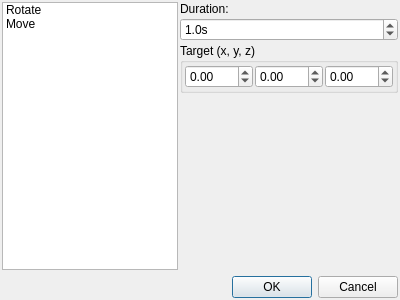
<?xml version="1.0" encoding="UTF-8"?>
<ui version="4.0">
 <class>Test_Ahrs</class>
 <widget class="QDialog" name="Test_Ahrs">
  <property name="geometry">
   <rect>
    <x>0</x>
    <y>0</y>
    <width>400</width>
    <height>300</height>
   </rect>
  </property>
  <property name="windowTitle">
   <string>Setup Test</string>
  </property>
  <property name="modal">
   <bool>true</bool>
  </property>
  <layout class="QVBoxLayout" name="verticalLayout">
   <property name="leftMargin">
    <number>2</number>
   </property>
   <property name="topMargin">
    <number>2</number>
   </property>
   <property name="rightMargin">
    <number>2</number>
   </property>
   <property name="bottomMargin">
    <number>2</number>
   </property>
   <item>
    <layout class="QHBoxLayout" name="horizontalLayout_2">
     <property name="spacing">
      <number>2</number>
     </property>
     <item>
      <widget class="QListWidget" name="test">
       <item>
        <property name="text">
         <string>Rotate</string>
        </property>
        <property name="icon">
         <iconset resource="res.qrc">
          <normaloff>:/icons/rotate.png</normaloff>:/icons/rotate.png</iconset>
        </property>
       </item>
       <item>
        <property name="text">
         <string>Move</string>
        </property>
        <property name="icon">
         <iconset resource="res.qrc">
          <normaloff>:/icons/move.png</normaloff>:/icons/move.png</iconset>
        </property>
       </item>
      </widget>
     </item>
     <item>
      <layout class="QVBoxLayout" name="verticalLayout_2">
       <property name="spacing">
        <number>2</number>
       </property>
       <property name="leftMargin">
        <number>0</number>
       </property>
       <property name="rightMargin">
        <number>0</number>
       </property>
       <item>
        <widget class="QLabel" name="label">
         <property name="text">
          <string>Duration:</string>
         </property>
        </widget>
       </item>
       <item>
        <widget class="QDoubleSpinBox" name="duration">
         <property name="suffix">
          <string>s</string>
         </property>
         <property name="decimals">
          <number>1</number>
         </property>
         <property name="value">
          <double>1.000000000000000</double>
         </property>
        </widget>
       </item>
       <item>
        <layout class="QHBoxLayout" name="horizontalLayout_4">
         <property name="spacing">
          <number>2</number>
         </property>
         <property name="leftMargin">
          <number>0</number>
         </property>
         <property name="rightMargin">
          <number>0</number>
         </property>
         <item>
          <widget class="QGroupBox" name="groupBox">
           <property name="title">
            <string>Target (x, y, z)</string>
           </property>
           <layout class="QHBoxLayout" name="horizontalLayout_5">
            <property name="spacing">
             <number>2</number>
            </property>
            <property name="leftMargin">
             <number>2</number>
            </property>
            <property name="topMargin">
             <number>2</number>
            </property>
            <property name="rightMargin">
             <number>2</number>
            </property>
            <property name="bottomMargin">
             <number>2</number>
            </property>
            <item>
             <widget class="QDoubleSpinBox" name="target_x">
              <property name="minimum">
               <double>-999.000000000000000</double>
              </property>
              <property name="maximum">
               <double>999.000000000000000</double>
              </property>
             </widget>
            </item>
            <item>
             <widget class="QDoubleSpinBox" name="target_y">
              <property name="minimum">
               <double>-999.000000000000000</double>
              </property>
              <property name="maximum">
               <double>999.000000000000000</double>
              </property>
             </widget>
            </item>
            <item>
             <widget class="QDoubleSpinBox" name="target_z">
              <property name="minimum">
               <double>-999.000000000000000</double>
              </property>
              <property name="maximum">
               <double>999.000000000000000</double>
              </property>
             </widget>
            </item>
           </layout>
          </widget>
         </item>
        </layout>
       </item>
       <item>
        <spacer name="verticalSpacer">
         <property name="orientation">
          <enum>Qt::Vertical</enum>
         </property>
         <property name="sizeHint" stdset="0">
          <size>
           <width>20</width>
           <height>40</height>
          </size>
         </property>
        </spacer>
       </item>
      </layout>
     </item>
    </layout>
   </item>
   <item>
    <widget class="QDialogButtonBox" name="buttons">
     <property name="orientation">
      <enum>Qt::Horizontal</enum>
     </property>
     <property name="standardButtons">
      <set>QDialogButtonBox::Cancel|QDialogButtonBox::Ok</set>
     </property>
    </widget>
   </item>
  </layout>
 </widget>
 <resources>
  <include location="res.qrc"/>
 </resources>
 <connections>
  <connection>
   <sender>buttons</sender>
   <signal>accepted()</signal>
   <receiver>Test_Ahrs</receiver>
   <slot>accept()</slot>
   <hints>
    <hint type="sourcelabel">
     <x>248</x>
     <y>254</y>
    </hint>
    <hint type="destinationlabel">
     <x>157</x>
     <y>274</y>
    </hint>
   </hints>
  </connection>
  <connection>
   <sender>buttons</sender>
   <signal>rejected()</signal>
   <receiver>Test_Ahrs</receiver>
   <slot>reject()</slot>
   <hints>
    <hint type="sourcelabel">
     <x>316</x>
     <y>260</y>
    </hint>
    <hint type="destinationlabel">
     <x>286</x>
     <y>274</y>
    </hint>
   </hints>
  </connection>
 </connections>
</ui>
